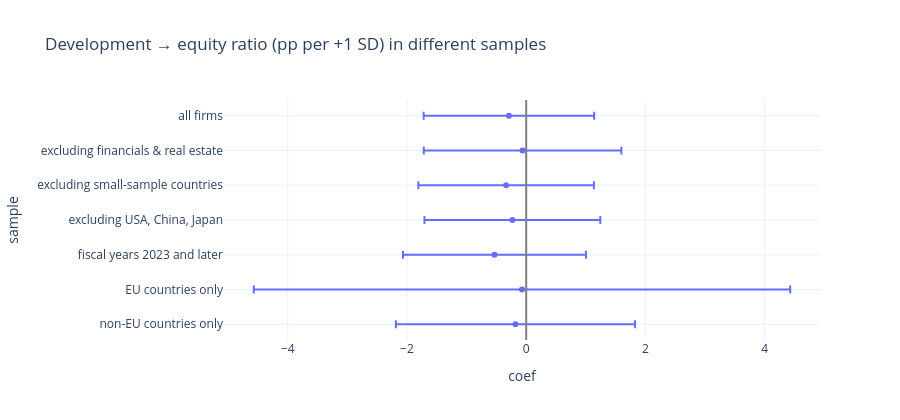

Write notebook code for a chart like this one.
### Markdown cell above
## 4 · Robustness
The primary test in seven samples (wild bootstrap, 499 draws each).

### Code cell
rob, rob_share = robustness("dev_z", "equity_ratio_pp", -1, data=nf)
fig = px.scatter(rob.reset_index(), x="coef", y="sample", error_x=rob.ci_high - rob.coef, error_x_minus=rob.coef - rob.ci_low, title="Development → equity ratio (pp per +1 SD) in different samples")
fig.add_vline(x=0, line_color="grey"); fig.update_layout(height=420, yaxis_autorange="reversed"); fig.show()
print(f"Predicted sign (negative) in {rob_share:.0%} of samples.")
rob

### Figure 1 — Plotly figure (JSON) as saved in the notebook; plotly's stock layout.template omitted (floating-point values rounded to 4 significant figures)
{"data": [{"error_x": {"array": [1.431, 1.658, 1.473, 1.475, 1.536, 4.5, 2.007], "arrayminus": [1.431, 1.658, 1.473, 1.475, 1.536, 4.5, 2.007]}, "hovertemplate": "coef=%{x}<br>sample=%{y}<extra></extra>", "legendgroup": "", "marker": {"color": "#636efa", "symbol": "circle"}, "mode": "markers", "name": "", "orientation": "h", "showlegend": false, "type": "scatter", "x": [-0.29, -0.06044, -0.3367, -0.2314, -0.5321, -0.07031, -0.1799], "xaxis": "x", "y": ["all firms", "excluding financials & real estate", "excluding small-sample countries", "excluding USA, China, Japan", "fiscal years 2023 and later", "EU countries only", "non-EU countries only"], "yaxis": "y"}], "layout": {"height": 420, "legend": {"tracegroupgap": 0}, "shapes": [{"line": {"color": "grey"}, "type": "line", "x0": 0, "x1": 0, "xref": "x", "y0": 0, "y1": 1, "yref": "y domain"}], "title": {"text": "Development → equity ratio (pp per +1 SD) in different samples"}, "xaxis": {"anchor": "y", "domain": [0.0, 1.0], "title": {"text": "coef"}}, "yaxis": {"anchor": "x", "autorange": "reversed", "domain": [0.0, 1.0], "title": {"text": "sample"}}}}
